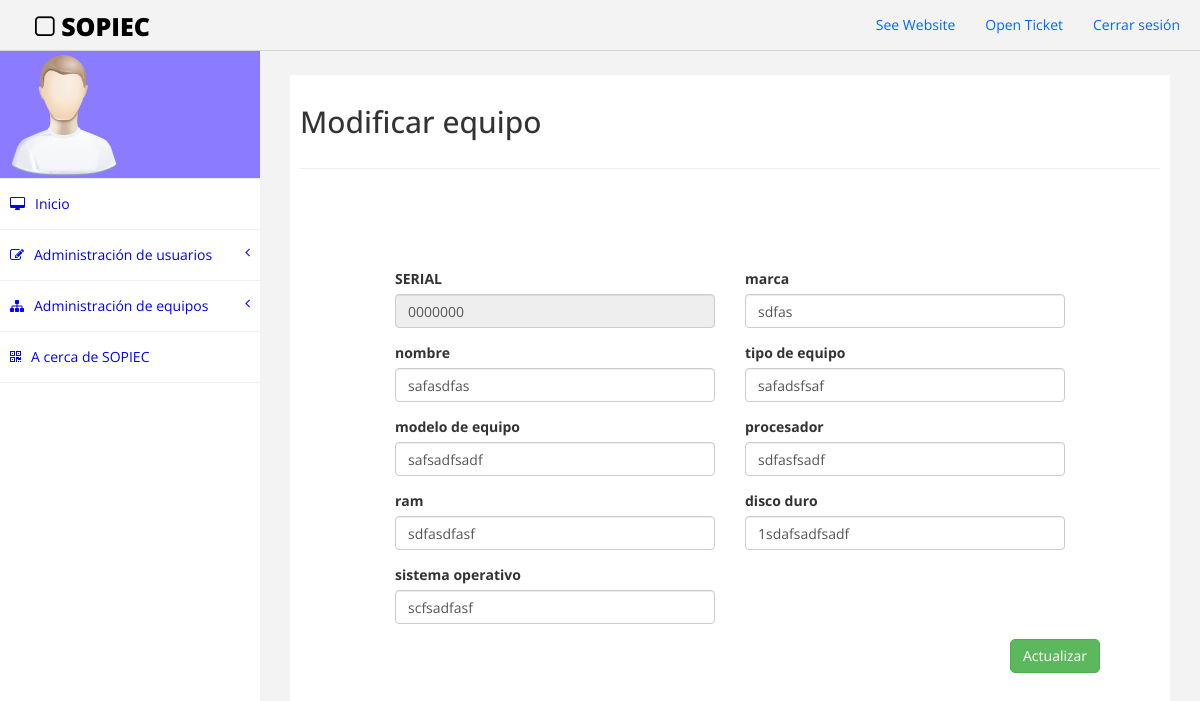
Page /SOPIEC/modificarequipo.php?serial=0000000 on the committed database.
### tables this page shows
CREATE TABLE IF NOT EXISTS `equipos` (
  `serial` varchar(45) NOT NULL,
  `marca` varchar(45) NOT NULL,
  `nombre` varchar(45) NOT NULL,
  `tipo_equipo` varchar(45) NOT NULL,
  `modelo_equipo` varchar(45) NOT NULL,
  `procesador` varchar(45) NOT NULL,
  `ram` varchar(45) NOT NULL,
  `disco_duro` varchar(45) NOT NULL,
  `sistema_operativo` varchar(45) NOT NULL,
  PRIMARY KEY (`serial`)
);

### SOPIEC/modificarequipo.php (the view, shortened to what this page needs)
<!DOCTYPE html>
<html>
<head>
    <link href="assets/css/bootstrap.css" rel="stylesheet" />
    <link href="assets/css/font-awesome.css" rel="stylesheet" />
    <link href="assets/css/style.css" rel="stylesheet" />
</head>
<body>
    <?php
    $serial = $_REQUEST['serial'];
    require_once("assets/php/db.php");
    $registros = mysqli_query($conexion, "select * from equipos
                        where serial= '$serial'") or
        die("Problemas en el select:" . mysqli_error($conexion));
    if ($reg = mysqli_fetch_array($registros)) {
        $serial = $reg['serial'];
        $marca = $reg['marca'];
        $nombre = $reg['nombre'];
        $tipo_equipo = $reg['tipo_equipo'];
        $modelo_equipo = $reg['modelo_equipo'];
        $procesador = $reg['procesador'];
        $ram = $reg['ram'];
        $disco_duro = $reg['disco_duro'];
        $sistema_operativo = $reg['sistema_operativo'];
    ?>
        <div id="wrapper">
            <div class="navbar navbar-inverse navbar-fixed-top">
                <div class="adjust-nav">
                    <div class="navbar-header">
                        <a class="navbar-brand" href="#"><i class="fa fa-square-o "></i>&nbsp;SOPIEC</a>
                    </div>
                    <div class="navbar-collapse collapse">
                        <ul class="nav navbar-nav navbar-right">
                            <li><a href="#">See Website</a></li>
                            <li><a href="#">Open Ticket</a></li>
                            <li><a href="assets/php/logout.php">Cerrar sesión</a></li>
                        </ul>
                    </div>
                </div>
            </div>
            <nav class="navbar-default navbar-side" role="navigation">
                <div class="sidebar-collapse">
                    <ul class="nav" id="main-menu">
                        <li class="text-center user-image-back">
                            <img src="assets/img/find_user.png" class="img-responsive" />
                        </li>
                        <li>
                            <a href="index.php"><i class="fa fa-desktop "></i>Inicio</a>
                        </li>
                        <li>
                            <a href="#"><i class="fa fa-edit "></i>Administración de usuarios<span class="fa arrow"></span></a>
                        </li>
                        <li>
                            <a href="#"><i class="fa fa-sitemap "></i>Administración de equipos<span class="fa arrow"></span></a>
                        </li>
                        <li>
                            <a href="#"><i class="fa fa-qrcode "></i>A cerca de SOPIEC</a>
                        </li>
                    </ul>
                </div>
            </nav>
            <div id="page-wrapper">
                <div id="page-inner">
                    <div class="row">
                        <div class="col-md-12">
                            <h2>Modificar equipo</h2>
                        </div>
                    </div>
                    <hr>
                    <form class="form-nuevo-cliente" action="assets/php/actualizarequipo.php" method="POST">
                        <div class="form-row">
                            <div class="form-group col-md-6">
                                <label for="registrar-primer-nombre">SERIAL</label>
                                <input type="text" class="form-control" id="serial" name="serial" placeholder="112223344556" require value="<?php echo $serial ?>" readonly>
                            </div>
                            <div class="form-group col-md-6">
                                <label for="registrar-segundo-nombre">marca</label>
                                <input type="text" class="form-control" id="marca" name="marca" placeholder="5" require value="<?php echo $marca ?>">
                            </div>
                            <div class="form-group col-md-6">
                                <label for="registrar-primer-nombre">nombre</label>
                                <input type="text" class="form-control" id="nombre" name="nombre" placeholder="Andrés" require value="<?php echo $nombre ?>">
                            </div>
                            <div class="form-group col-md-6">
                                <label for="registrar-segundo-nombre">tipo de equipo</label>
                                <input type="text" class="form-control" id="tipo_equipo" name="tipo_equipo" placeholder="José" value="<?php echo $tipo_equipo ?>">
                            </div>
                            <div class="form-group col-md-6">
                                <label for="registrar-segundo-nombre">modelo de equipo</label>
                                <input type="text" class="form-control" id="modelo_equipo" name="modelo_equipo" placeholder="José" value="<?php echo $modelo_equipo ?>">
                            </div>
                            <div class="form-group col-md-6">
                                <label for="registrar-primer-apellido">procesador</label>
                                <input type="text" class="form-control" id="procesador" name="procesador" placeholder="Salas" require value="<?php echo $procesador ?>">
                            </div>
                            <div class="form-group col-md-6">
                                <label for="registrar-segundo-apellido">ram</label>
                                <input type="text" class="form-control" id="ram" name="ram" placeholder="Casas" value="<?php echo $ram ?>">
                            </div>
                            <div class="form-group col-md-6">
                                <label for="registrar-email">disco duro </label>
                                <input type="text" class="form-control" id="disco_duro" name="disco_duro" placeholder="MARCA xGB SSD/HDD" require value="<?php echo $disco_duro ?>">
                            </div>
                            <div class="form-group col-md-6">
                                <label for="registrar-contrasena">sistema operativo</label>
                                <input type="text" class="form-control" id="sistema_operativo" name="sistema_operativo" placeholder="WINDOWS/UBUNTU/ETC" require value="<?php echo $sistema_operativo ?>">
                            </div>
                        </div>
                        <button type="submit" class="btn btn-success ajustar-boton" name="registrar" value="registrar" id="registrar" onclick="">Actualizar</button>
                    </form>
                </div>
            </div>
        </div>
    <?php
    } else {
        echo "No existe registro con dicho serial";
    }
    ?>
</body>
</html>

### SOPIEC/assets/css/style.css (style rules this page uses)
body { font-family: "Open Sans", sans-serif; }
#wrapper { width: 100%; margin-top: 50px; }
#page-wrapper { padding: 15px 15px; min-height: 600px; background: #f3f3f3; }
#page-inner { width: 100%; margin: 10px 20px 10px 0px; background-color: #fff !important; padding: 10px; min-height: 1200px; }
.text-center { text-align: center; }
.user-image-back { background-color: #8b7bff; }
.navbar-inverse .navbar-nav > li > a { color: #06f; }
.arrow { float: right; }
.fa.arrow:before { content: "\f104"; }
.sidebar-collapse, .sidebar-collapse .nav { background: none; }
.sidebar-collapse .nav { padding: 0; }
.sidebar-collapse .nav > li > a { background: #ffffff; text-shadow: none; color: #0000ff; }
.sidebar-collapse > .nav > li > a { padding: 15px 10px; }
.sidebar-collapse > .nav > li { border-bottom: 1px solid rgba(240, 240, 240, 1) !important; }
.navbar-side { border: none; background-color: #202020; }
.navbar-inverse { background-color: #f3f3f3; border-color: #d3d3d3; }
.navbar-default { border: 0px solid #dddddd; }
.nav > li > a > i { margin-right: 10px; }
.navbar-inverse .navbar-brand { color: #000000; font-size: 25px; font-weight: 900; }
.adjust-nav { padding-left: 20px; padding-right: 20px; }
nav { background-color: black; }
.form-nuevo-cliente { padding: 8rem; }
.ajustar-boton { margin-left: 90%; border-radius: 5px !important; }
.btn { border-radius: 0px; -webkit-border-radius: 0px; -moz-border-radius: 0px; }
@media (min-width: 768px) { #page-wrapper { margin: 0 0 0 260px; padding: 15px 30px; min-height: 1200px; } }
@media (min-width: 768px) { .navbar-side { z-index: 1; position: absolute; width: 260px; } }
@media (min-width: 768px) { .navbar { border-radius: 0px; } }

### rows in the picture
equipos: serial "0000000", marca "sdfas", nombre "safasdfas", tipo_equipo "safadsfsaf", modelo_equipo "safsadfsadf", procesador "sdfasfsadf", ram "sdfasdfasf", disco_duro "1sdafsadfsadf", sistema_operativo "scfsadfasf"
